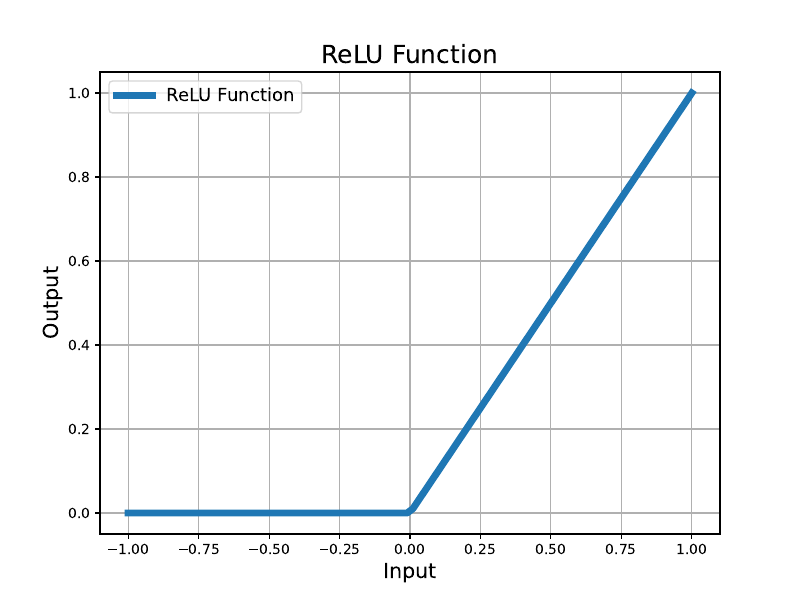

The Python source for this figure:
import torch
import matplotlib.pyplot as plt

# Define the ReLU function using PyTorch
def relu(x):
    return torch.relu(x)
# Generate input data: a range of values from -10 to 10
x = torch.linspace(-1, 1, 100)
y = relu(x)

# Plot the ReLU function
plt.figure(figsize=(8, 6))
plt.plot(x.numpy(), y.numpy(), label='ReLU Function', linewidth=5)
plt.xlabel('Input', fontsize=15)
plt.ylabel('Output', fontsize=15)
plt.title('ReLU Function', fontsize=18)
plt.legend(fontsize=13)
plt.grid(True)

# Save the plot as a vector PDF
plt.savefig('relu.pdf', format='pdf')

# Show plot in this notebook (for visualization here)
plt.show()

